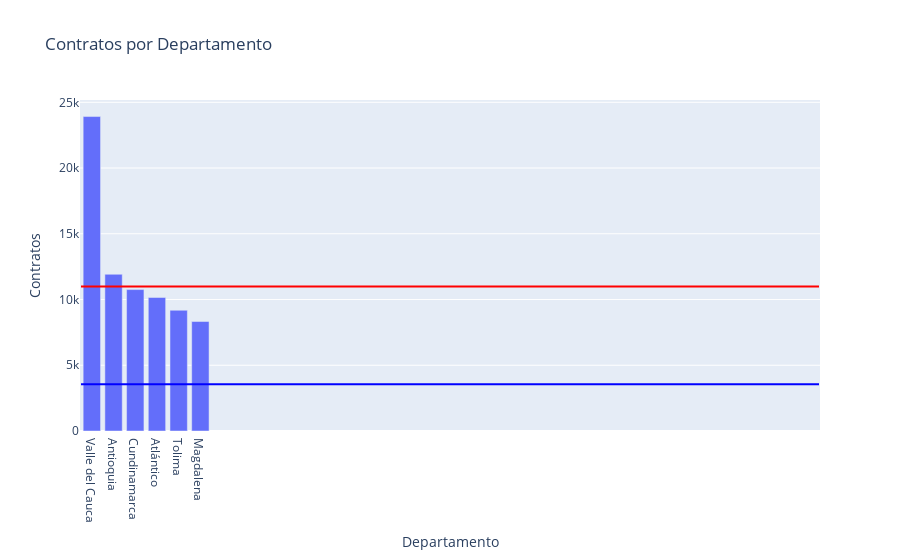

Notebook code for this chart:
### Code cell
# Create a bar plot using Plotly Express
fig = px.bar(category_counts_cumulative_percentage_without_bogota, x='Departamento', y='Count', title='Contratos por Departamento')
# fig.update_traces(marker_color='skyblue')

# Add horizontal lines for mean and median
fig.add_shape(type='line',
              x0=-0.5, x1=len(category_counts) - 0.5,
              y0=mean_count, y1=mean_count,
              line=dict(color='red', width=2),
              name=f'Mean: {mean_count:.2f}')

fig.add_shape(type='line',
              x0=-0.5, x1=len(category_counts) - 0.5,
              y0=median_count, y1=median_count,
              line=dict(color='blue', width=2),
              name=f'Median: {median_count:.2f}')

# Customize the layout (optional)
fig.update_layout(xaxis_title='Departamento', yaxis_title='Contratos'
                #   , xaxis_tickangle=0
                  )

# Show the plot
fig.show()

### Figure 1 — Plotly figure (JSON) as saved in the notebook; plotly's stock layout.template omitted (floating-point values rounded to 4 significant figures)
{"data": [{"alignmentgroup": "True", "hovertemplate": "Departamento=%{x}<br>Count=%{y}<extra></extra>", "legendgroup": "", "marker": {"color": "#636efa", "pattern": {"shape": ""}}, "name": "", "offsetgroup": "", "orientation": "v", "showlegend": false, "textposition": "auto", "type": "bar", "x": ["Valle del Cauca", "Antioquia", "Cundinamarca", "Atlántico", "Tolima", "Magdalena"], "xaxis": "x", "y": [23916, 11919, 10756, 10156, 9184, 8326], "yaxis": "y"}], "layout": {"barmode": "relative", "legend": {"tracegroupgap": 0}, "shapes": [{"line": {"color": "red", "width": 2}, "name": "Mean: 10997.65", "type": "line", "x0": -0.5, "x1": 33.5, "y0": 11000.0, "y1": 11000.0}, {"line": {"color": "blue", "width": 2}, "name": "Median: 3557.50", "type": "line", "x0": -0.5, "x1": 33.5, "y0": 3558.0, "y1": 3558.0}], "title": {"text": "Contratos por Departamento"}, "xaxis": {"anchor": "y", "domain": [0, 1], "title": {"text": "Departamento"}}, "yaxis": {"anchor": "x", "domain": [0, 1], "title": {"text": "Contratos"}}}}
